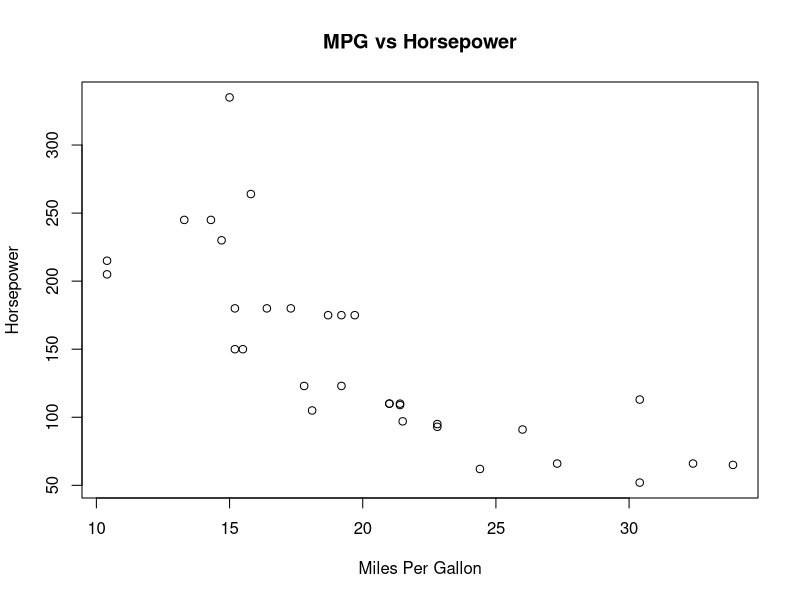

The R script that drew this image:
# Display the first few rows and check structure
data("mtcars")
head(mtcars)
str(mtcars)

# Apply generic function
print(summary(mtcars))   
plot(mtcars$mpg, mtcars$hp,
     main = "MPG vs Horsepower",
     xlab = "Miles Per Gallon",
     ylab = "Horsepower")

# Create a simple S3 object
s3_obj <- list(name = "Myself", age = 29, GPA = 3.5)
class(s3_obj) <- "student_s3"

# Define a custom print method for the S3 class
print.student_s3 <- function(x) {
  cat("S3 Student Object:\n")
  cat("Name:", x$name, "\nAge:", x$age, "\nGPA:", x$GPA, "\n")
}
print(s3_obj)

# Define an S4 class
setClass("student_s4",
         slots = c(name = "character", age = "numeric", GPA = "numeric"))

# Create an S4 object
s4_obj <- new("student_s4", name = "Myself", age = 29, GPA = 3.5)

# Define a generic print function if not already defined
setGeneric("print", function(x, ...) standardGeneric("print"))

# Define a method for the student_s4 class
setMethod("print", "student_s4", function(x) {
  cat("Student Name:", x@name, "\n")
  cat("Age:", x@age, "\n")
  cat("GPA:", x@GPA, "\n")
})

s4_obj
